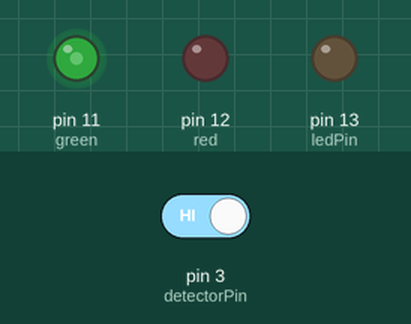
Simulated run of this sketch. Board: Arduino Uno, built with avr-gcc and run on an emulated ATmega328P. Shown: output pins drawn as LEDs (lit = HIGH). The test bench sets the inputs (shaded band); at power-on: pin 3 (detectorPin) HIGH.

Above: at 1.2 s.
1.3 s: pin 3 (detectorPin) driven LOW
At 2.5 s:
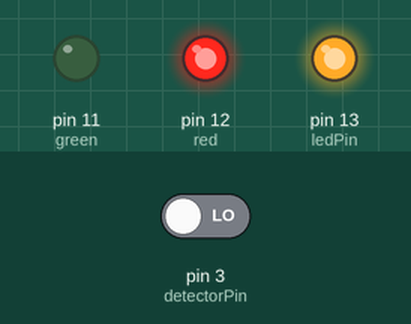
2.8 s: pin 3 (detectorPin) driven HIGH
At 4.1 s:
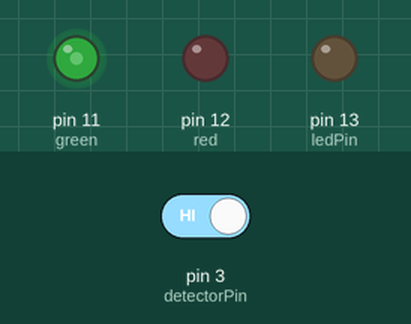
Timing chart, 0 to 5.8 s (numbered marks = the images above; inputs shaded):
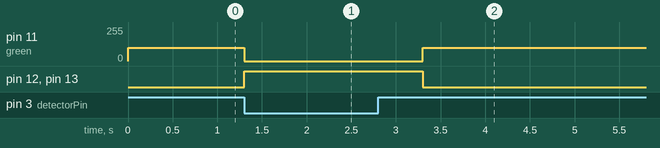

The sketch:

KY-032-red-green.ino
```cpp
/* ========================================================================== */
/*   KY-032-red-green.ino, v1.0, 2023.12.28                                   */
/*   (c) 2023 Труфанов В.Е.                                                   */
/*                                                                            */
/*   Description:            Cкетч датчика дальномера: лампочка горит зеленым */
/*                          цветом, пока препятствие нет и загорается красным */
/*                                                  при появлении препятствия */
/* ========================================================================== */

int red = 12;   // Контакт для красного цвета
int green = 11; // Контакт для зеленого цвета

int ledPin = 13;      // LED pin on arduino
int detectorPin = 3;  // obstacle avoidance sensor interface
int val;              // variable to store result

void setup()
{
  pinMode(red, OUTPUT);
  pinMode(green, OUTPUT);

  pinMode(ledPin, OUTPUT);  // Define LED as output interface
  pinMode(detectorPin, INPUT);  // Define obstacle avoidance sensor as input interface
  flashGreen();
}

void loop()
{
  val = digitalRead(detectorPin); // Read value from sensor
  if(val == LOW) // When the sensor detects an obstacle, the LED on the Arduino lights up
  {
    flashRed();
    digitalWrite(ledPin, HIGH);
    delay(2000);
  }
  else
  {
    digitalWrite(ledPin, LOW);
    flashGreen();
  }

  /*
  flashOff();
  delay(2000);
  flashGreen();
  delay(2000);
  flashOff();
  delay(2000);
  flashRed();
  delay(2000);
  */

}

// Зажечь лампочку зеленым цветом
void flashGreen()
{
  analogWrite(red, 0);
  analogWrite(green, 100);
}

// Зажечь лампочку красным цветом
void flashRed()
{
  analogWrite(red, 255);
  analogWrite(green, 0);
}
// Выключить лампочку
void flashOff()
{
  analogWrite(red, 0);
  analogWrite(green, 0);
}
```

Measured:
- after the input at 1.3 s, pin 11 (green): 100/255 → 0/255 at once; pin 12 (red), pin 13 (ledPin): LOW → HIGH at once
- after the input at 2.8 s, pin 11 (green): 0/255 → 100/255 after 0.50 s; pin 12 (red), pin 13 (ledPin): HIGH → LOW after 0.50 s
